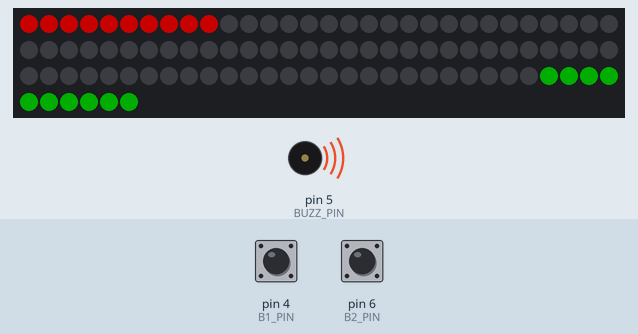
The sketch below on a simulated Arduino Uno, built with avr-gcc and run on an emulated ATmega328P. Shown: 96 RGB LEDs in strip order, left to right, continuing on the next row, buzzer (waves = sounding). The inputs (shaded band) are chosen by the test bench; at power-on: pin 4 (B1_PIN) HIGH, pin 6 (B2_PIN) HIGH. Dim RGB values are drawn brighter than linear; random numbers use the default seed unless the sketch sets one.

Above: at 2.4 s.
3.1 s: pin 4 (B1_PIN) pulled LOW for 1 s
At 4.53 s:
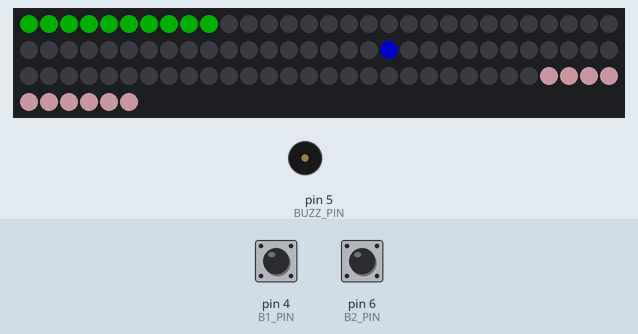
4.7 s: pin 6 (B2_PIN) pulled LOW for 0.15 s
At 5.1 s:
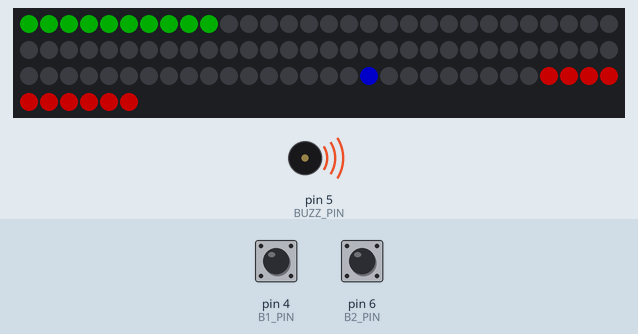
5.4 s: pin 4 (B1_PIN) pulled LOW for 3.2 s
At 7.2 s:
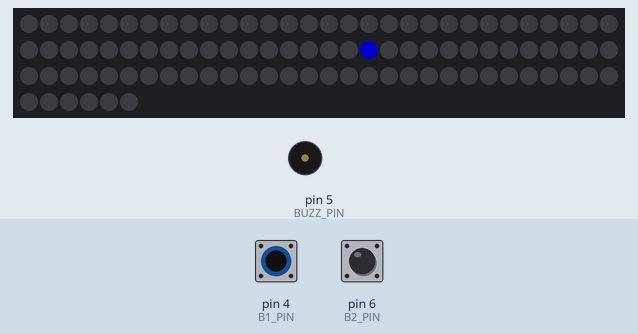
Timing chart, 0 to 15.2 s (numbered marks = the images above; inputs shaded):
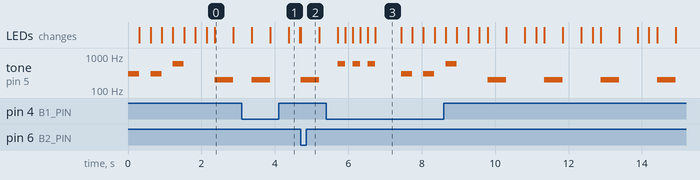

Measured:
- by itself, tone on pin 5 (BUZZ_PIN): plays 600 Hz for 0.20 s, 600 Hz for 0.20 s, 600 Hz for 0.20 s, 300 Hz for 0.30 s, 300 Hz for 0.30 s, 600 Hz for 0.30 s … (10 notes in this stretch)
- what the display in image 0 shows lasts 0.5 s, from 2.4 s to 2.9 s
- what the display in image 3 shows lasts 0.7 s, from 6.7 s to 7.4 s

The sketch:

SCETCH.ino
```cpp
/*
  Игра на адресной светодиодной ленте "Понг"
  - Нажимай кнопку, когда шарик попал в твою зону
  - Чем ближе к краю ленты, тем сильнее будет отскок
  - Нажал не в своей зоне - проиграл
  - Пропустил - проиграл
*/

#define LED_PIN 7     // пин ленты
#define LED_NUM 96   // кол-во светодиодо
//97
#define LED_BR 100     // яркость ленты

#define B1_PIN 4      // пин кнопки 1
#define B2_PIN 6      // пин кнопки 2
#define BUZZ_PIN 5    // пин пищалки

#define ZONE_SIZE 10  // размер зоны
#define MIN_SPEED 9   // минимальная скорость
#define MAX_SPEED 14  // максимальная скорость
#define WIN_SCORE 3   // победный счёт

// =============================================
#include "FastLED.h"
CRGB leds[LED_NUM];

// ========== КНОПКА ==========
// мини класс кнопки
#define BTN_DEB 50    // дебаунс, мс
struct Button {
  public:
    Button (byte pin) {
      _pin = pin;
      pinMode(_pin, INPUT_PULLUP);
    }
    bool click() {
      bool btnState = digitalRead(_pin);
      if (!btnState && !_flag && millis() - _tmr >= BTN_DEB) {
        _flag = true;
        _tmr = millis();
        return true;
      }
      if (btnState && _flag && millis() - _tmr >= BTN_DEB) {
        _flag = false;
        _tmr = millis();
      }
      return false;
    }
    uint32_t _tmr;
    byte _pin;
    bool _flag;
};

Button b1(B1_PIN);
Button b2(B2_PIN);

// ============ SETUP =============
void setup() {
  FastLED.addLeds<WS2812, LED_PIN, GRB>(leds, LED_NUM);
  FastLED.setBrightness(LED_BR);
  pinMode(BUZZ_PIN, OUTPUT);
  newGame();
}

// ========== ПЕРЕМЕННЫЕ ==========
int pos = 0;
int spd;
byte score1 = 0, score2 = 0;
uint32_t tmr;

// ============= LOOP =============
void loop() {
  poolButtons();
  gameRoutine();
}

// ========= ОПРОС КНОПОК =========
void poolButtons() {
  if (b1.click()) {                             // произошёл клик игрока 1
    if (pos >= ZONE_SIZE * 10) gameOver(0);     // мячик вне зоны 1 игрока - проиграл
    else {                                      // мячик в зоне - отбил
      tone(BUZZ_PIN, 1200, 60);
      spd = map(pos, ZONE_SIZE * 10, 0, MIN_SPEED, MAX_SPEED); // меняем скорость
    }
  }

  // аналогично для игрока 2
  if (b2.click()) {
    if (pos < (LED_NUM - ZONE_SIZE) * 10) gameOver(1);
    else {
      tone(BUZZ_PIN, 1200, 60);
      spd = map(pos, (LED_NUM - ZONE_SIZE) * 10, LED_NUM * 10, -MIN_SPEED, -MAX_SPEED);
    }
  }
}

// ========= ЗАЛИВКА ЗОН =========
void fillZones(CRGB color1, CRGB color2) {
  // заливаем концы ленты переданными цветами
  for (int i = 0; i < ZONE_SIZE; i++) {
    leds[i] = color1;
    leds[LED_NUM - i - 1] = color2;
  }
}

// ========= МИГАТЬ И ПИЩАТЬ =========
// (цвет1, цвет2, частота, время задержки)
void blinkTone(CRGB color1, CRGB color2, int freq, int del) {
  fillZones(color1, color2);    // залить зоны
  FastLED.show();               // показать
  tone(BUZZ_PIN, freq);         // пищать
  delay(del);                   // ждём
  noTone(BUZZ_PIN);             // не пищать
  fillZones(0, 0);              // выключить зоны
  FastLED.show();               // показать
  delay(del);                   // ждать
}

// =========== ПРОИГРЫШ ===========
// (номер игрока, 0 или 1)
void gameOver(byte player) {
  newRound();    // новый раунд

  if (player == 0) {
    score2++;
    if (score2 == WIN_SCORE) {  // победил игрок 2
      score1 = score2 = 0;      // обнуляем счёт
      // победный бип бип бип игрока 2
      blinkTone(CRGB::Black, CRGB::Green, 600, 200);
      blinkTone(CRGB::Black, CRGB::Green, 600, 200);
      blinkTone(CRGB::Black, CRGB::Green, 600, 200);
      delay(500);
      newGame();  // новая игра
    } else blinkTone(CRGB::Red, CRGB::Green, 200, 500);   // красный бииип игрока 1
  } else {
    score1++;
    if (score1 == WIN_SCORE) {  // победил игрок 1
      score1 = score2 = 0;
      blinkTone(CRGB::Green, CRGB::Black, 600, 200);
      blinkTone(CRGB::Green, CRGB::Black, 600, 200);
      blinkTone(CRGB::Green, CRGB::Black, 600, 200);
      delay(500);
      newGame();  // новая игра
    } else blinkTone(CRGB::Green, CRGB::Red, 200, 500);
  }
}

// ============== НОВАЯ ИГРА ==============
void newGame() {
  blinkTone(CRGB::Red, CRGB::Red, 300, 300);
  blinkTone(CRGB::Yellow, CRGB::Yellow, 300, 300);
  blinkTone(CRGB::Green, CRGB::Green, 600, 300);
  fillZones(CRGB::Green, CRGB::Green);
  FastLED.show();
  randomSeed(millis()); // делаем случайные числа более случайными
  newRound();
}

// ============== НОВЫЙ РАУНД ==============
void newRound() {
  spd = random(0, 2) ? MIN_SPEED : -MIN_SPEED;  // случайное направление
  pos = (LED_NUM * 10) / 2;     // в центр ленты
}

// ============== ИГРА ==============
void gameRoutine() {
  if (millis() - tmr >= 10) {   // каждые 10 мс
    tmr = millis();
    pos += spd;     // двигаем мячик

    if (pos < 0) {  // вылетел слева
      gameOver(0);  // игрок 1 проиграл
      return;       // выходим
    }

    if (pos >= LED_NUM * 10) {  // вылетел справа
      gameOver(1);              // игрок 2 проиграл
      return;                   // выходим
    }

    FastLED.clear();
    fillZones(CRGB::Green, CRGB:: Pink);  // показываем зоны
    leds[pos / 10] = CRGB:: Blue  ;        // рисуем мячик
    FastLED.show();
  }
}
```
